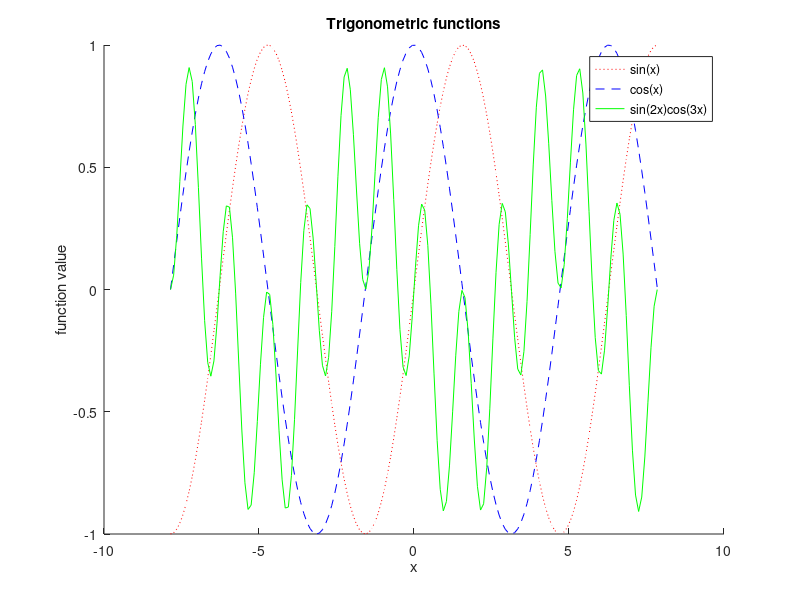

Write MATLAB code to recreate this figure.
% 2D plotting 

x = -5/2*pi : 0.1 : 5/2*pi;
hold off
hold on
plot(x, sin(x), ":", 'color','r')
plot(x, cos(x), "--", 'color', 'b')
plot(x, sin(2*x) .* cos(3*x), 'g')
xlabel('x')
ylabel('function value')
legend('sin(x)', 'cos(x)', 'sin(2x)cos(3x)')
title("Trigonometric functions")
